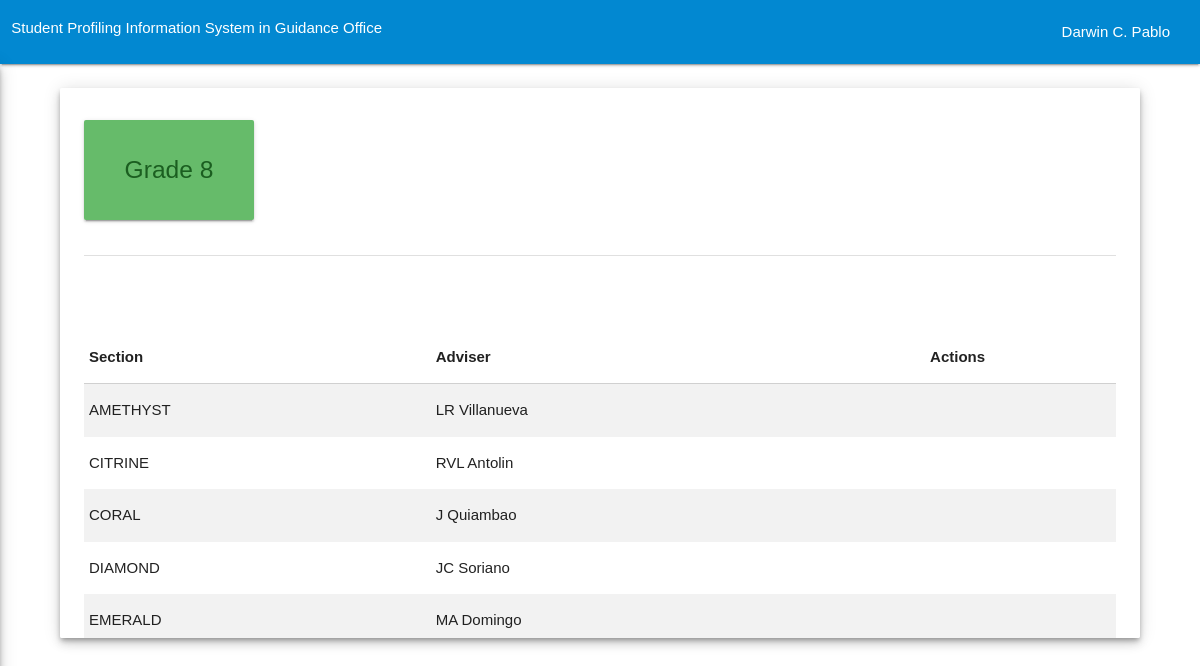
/admin/year_level/grade8.php (signed in), run on the app's committed database.
### tables this page shows
CREATE TABLE `grd8` (
  `grd8_id` int(255) NOT NULL,
  `section` varchar(255) NOT NULL,
  `adviser` varchar(255) NOT NULL
);

### admin/year_level/grade8.php (the view, shortened to what this page needs)
<?php
include '../../database/db.php';
if(isset($_SESSION['user_type'])== 1){
$query1= mysqli_query($con,"SELECT * FROM admin WHERE `username`='".$_SESSION['username']."' AND `user_type`= 1 ");
$num1 = mysqli_num_rows($query1);
if($num1==1){
?>
<!DOCTYPE html>
<html>
	<head>
		<link type="text/css" rel="stylesheet" href="../../assets/css/materialize.min.css"  media="screen,projection"/>
		<link rel="stylesheet" href="../../assets/stepper/materialize-stepper.min.css">
		<link type="text/css" rel="stylesheet" href="../../assets/css/custom.css"  media="screen,projection"/>
		<link type="text/css" rel="stylesheet" href="../../assets/css/custom2.css"  media="screen,projection"/>
	</head>
	<body>
		<form method="POST" action="#">
			<?php include'nav_top.php';?>
			<div class="card-panel year-level-content z-depth-3">
				<div class="row">
				<div class="card-panel green lighten-1 center"
						  style="width:170px;
						         height:100px;">
					<h5 class="green-text text-darken-4">
						Grade 8
					</h5>
				</div>
			</div>
			<div class="divider"></div>
			<br>
				<div class="row">
					<div class=" col s1 push-s10 custom-button-top">
						<a href="add_section_grd8.php" class="tooltipped" data-position="left" data-delay="50" data-tooltip="Add Section">
						</a>
					</div>
				</div>
				<table class="striped">
					<thead>
						<tr>
							<th>Section</th>
							<th>Adviser</th>
							<th></th>
							<th></th>
							<th></th>
							<th></th>
							<th></th>
							<th></th>
							<th>Actions</th>
						</tr>
					</thead>
					<tbody>
						<?php
						$grd8_query = mysqli_query($con, "SELECT * FROM grd8 ORDER BY section ASC");
						if (mysqli_num_rows($grd8_query ) > 0) {
							while($row = mysqli_fetch_array($grd8_query )) {
						?>
						<tr>
								<td><?php echo $row['section'];?></td>
								<td><?php echo $row['adviser'];?></td>
								<td></td>
								<td></td>
								<td></td>
								<td></td>
								<td></td>
								<td></td>
								<td>
							<a href="grade8.php?edit=1&grd8_id=<?php echo $row["grd8_id"];?>" class="tooltipped" data-position="top" data-delay="50" 		data-tooltip="Edit">
							</a>
							<a href="grade8.php?add=1&grd8_id=<?php echo $row["grd8_id"];?>" class="tooltipped" data-position="top" data-delay="50" data-tooltip="Add New Adviser">
							</a>
							<a href="grade8.php?view=1&grd8_id=<?php echo $row["grd8_id"];?>" class="tooltipped" data-position="top" data-delay="50" data-tooltip="view">
							</a>
							</td>
						</tr>
						<?php
					}
					}
						?>
					</tbody>
				</table>
			</form>
	<?php
		}else{
			header ("location:../../index.php");
			}
		}else{
			header ("location:../../index.php");
		}
			?>
		</body>
		</html>

### assets/css/custom.css (style rules this page uses)
@media (min-width: 321px) { html { font-family: GillSans, Calibri, Trebuchet, sans-serif; ; } }
@media (min-width: 321px) { a { text-decoration: none; } }
@media (min-width: 321px) { .custom-button-top { margin-top: 10px; } }
@media (min-width: 767px) { html { font-family: GillSans, Calibri, Trebuchet, sans-serif; ; } }
@media (min-width: 767px) { a { text-decoration: none; } }
@media (min-width: 767px) { .custom-button-top { margin-top: 10px; } }
@media (min-width: 768px) { html { font-family: GillSans, Calibri, Trebuchet, sans-serif; ; } }
@media (min-width: 768px) { a { text-decoration: none; } }
@media (min-width: 768px) { .custom-button-top { margin-top: 10px; } }
@media (min-width: 992px) { html { font-family: GillSans, Calibri, Trebuchet, sans-serif; ; } }
@media (min-width: 992px) { a { text-decoration: none; } }
@media (min-width: 992px) { .custom-button-top { margin-top: 10px; } }
@media (min-width: 1200px) { html { font-family: GillSans, Calibri, Trebuchet, sans-serif; ; } }
@media (min-width: 1200px) { a { text-decoration: none; } }
@media (min-width: 1200px) { .custom-button-top { margin-top: 10px; } }

### assets/css/custom2.css (style rules this page uses)
@media (min-width: 768px) { .year-level-content { width: 90%; margin-left: 5%; height: 650px; margin-top: 2%; overflow-y: scroll; } }
@media (min-width: 992px) { .year-level-content { width: 90%; margin-left: 5%; height: 550px; margin-top: 2%; overflow-y: scroll; } }
@media (min-width: 1200px) { .year-level-content { width: 90%; margin-left: 5%; height: 550px; margin-top: 2%; overflow-y: scroll; } }
.year-level-content { width: 80%; margin-left: 19.5%; height: 550px; margin-top: 1%; overflow-y: scroll; }

### data on the page
grd8: section "AMETHYST", adviser "LR Villanueva"
grd8: section "CITRINE", adviser "RVL Antolin"
grd8: section "CORAL", adviser "J Quiambao"
grd8: section "DIAMOND", adviser "JC Soriano"
grd8: section "EMERALD", adviser "MA Domingo"

### other printed values
$_SESSION['fullname'] "Darwin C. Pablo"
